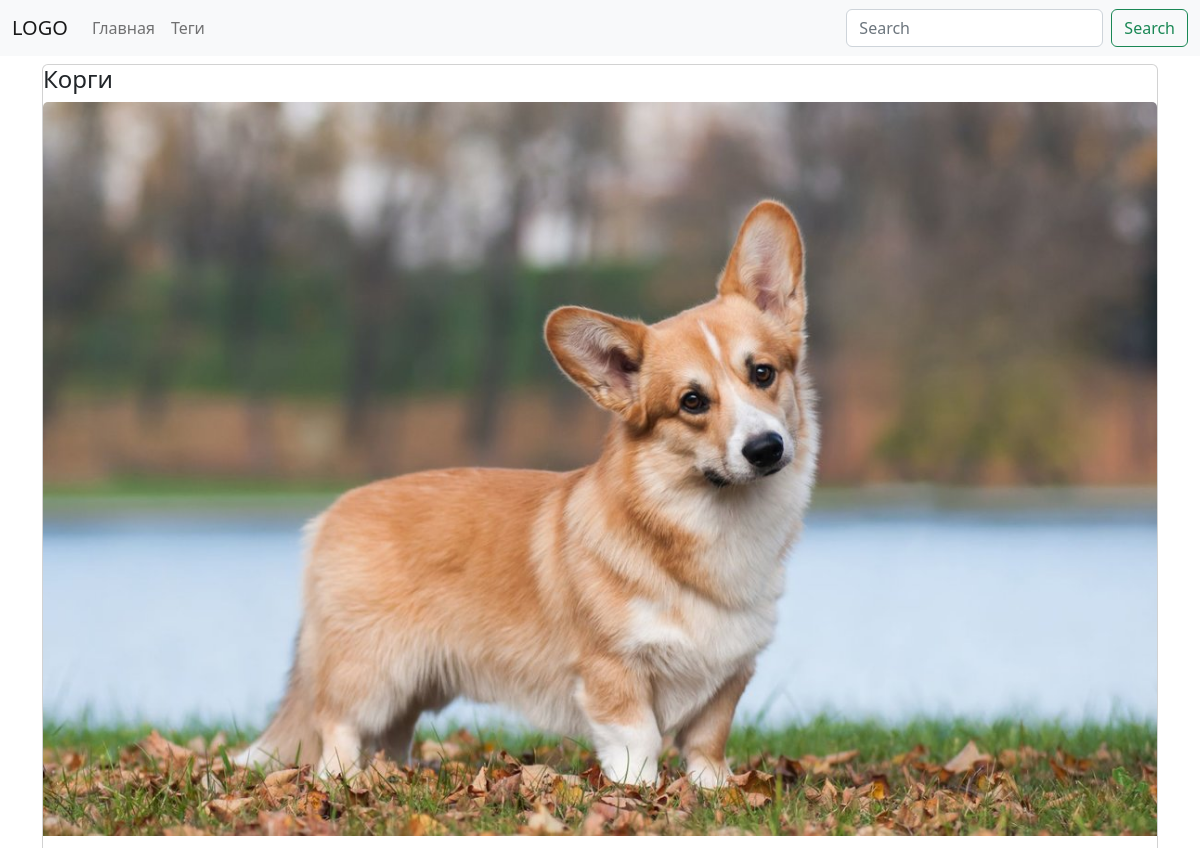
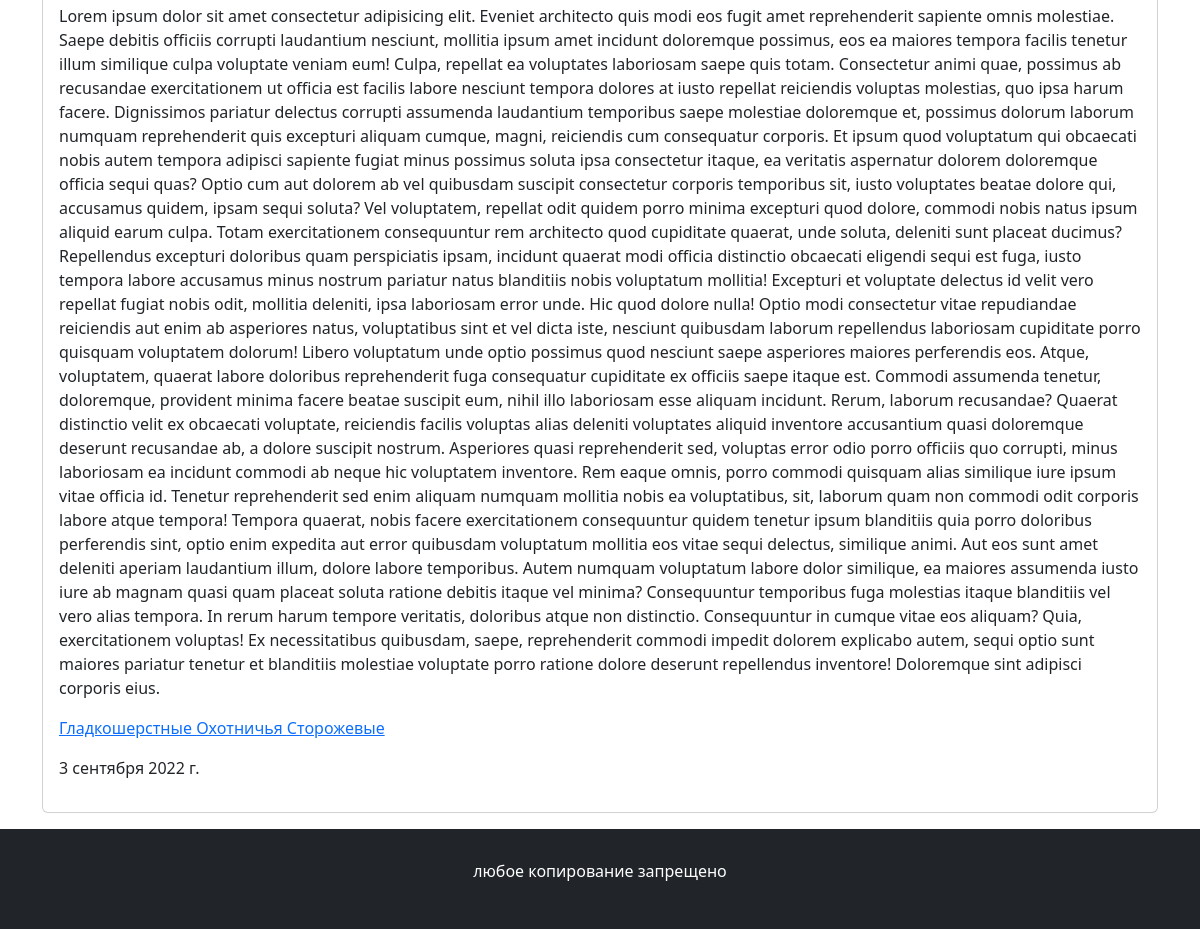
/post/5/, run on the app's committed database (2 pictures, top to bottom).
### blog/models.py (models this page shows, shortened)
class Post(models.Model):
    title = models.CharField(max_length=150,db_index=True)
    slug = models.SlugField(max_length=150,unique=True)
    body = models.TextField(db_index=True,blank=True)
    date_pub = models.DateField(auto_now_add=True)
    tags = models.ManyToManyField('Tag',blank=True,related_name='posts')
    image = models.ImageField(upload_to='images/',default='images/defolt.png')
    def get_absolute_url(self):
        return reverse("post_detail_url", kwargs={"slug": self.slug})
    class Meta:
        ordering = ['-date_pub']

class Tag(models.Model):
    title = models.CharField(max_length=150,db_index=True)
    slug = models.SlugField(max_length=150,unique=True)
    def get_absolute_url(self):
        return reverse("tag_detail_url", kwargs={"slug": self.slug})

### blog/views.py (the view)
# urls.py: path('post/<str:slug>/', post_detail, name = "post_detail_url"),
def post_detail(request,slug):
    post = Post.objects.get(slug__iexact = slug)
    return render(request,'blog/post_detail.html',context={'post':post})

### blog/templates/blog/post_detail.html (shortened to what this page needs)
{% extends 'blog/base_blog.html' %}
{% block content %}
  {% include 'blog/includes/card_template.html' %}
{% endblock %}

### blog/templates/blog/includes/card_template.html
<div class="card mb-3">
      <h4 class="card-title"> {{post.title}}</h4>
      <a href="{{post.get_absolute_url}}"><img src='{{post.image.url}}' class="card-img-top" alt="..."></a>
      <div class="card-body">
        <p class="card-text"> {{post.body}} </p>
        <p class="card-text">
          {% for tag in post.tags.all %}
          <a href="{{tag.get_absolute_url}}"> {{tag.title}} </a>
          {% endfor %}
        </p>
        <p> {{post.date_pub}} </p>
      </div>
    </div>

### data on the page
Post: title "Корги", image (picture), body "Lorem ipsum dolor sit amet consectetur adipisicing elit. Eveniet architecto quis modi eos fugit amet reprehenderit sapiente omnis molestiae. Saepe debitis officiis corrupti laudantium nesciunt, mollitia ipsum amet incidunt doloremque possimus, eos ea maiores tempora facilis tenetur illum similique culpa voluptate veniam eum! Culpa, repellat ea voluptates laboriosam saepe quis totam. Consectetur animi quae, possimus ab recusandae exercitationem ut officia est facilis labore nesciunt tempora dolores at iusto repellat reiciendis voluptas molestias, quo ipsa harum facere. Dignissimos pariatur delectus corrupti assumenda laudantium temporibus saepe molestiae doloremque et, possimus dolorum…", date_pub "3 сентября 2022 г."
Tag: title "Гладкошерстные"
Tag: title "Охотничья"
Tag: title "Сторожевые"
